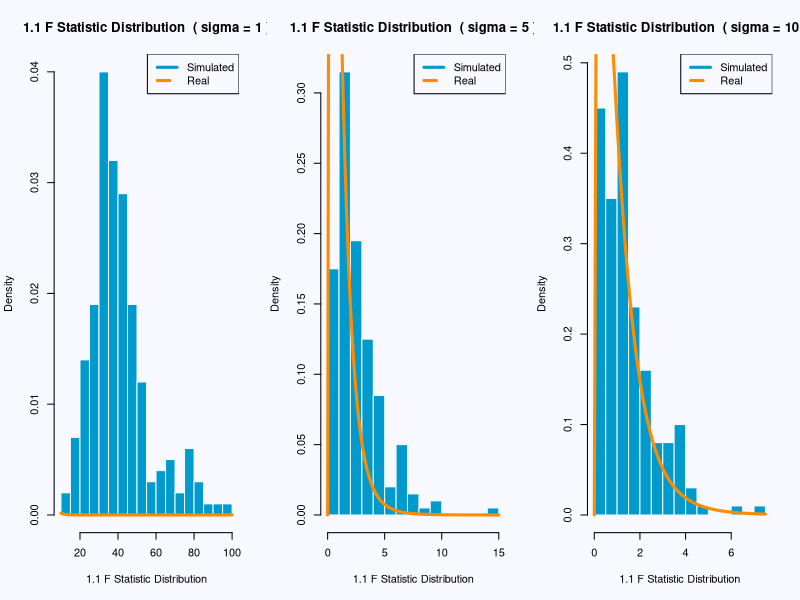
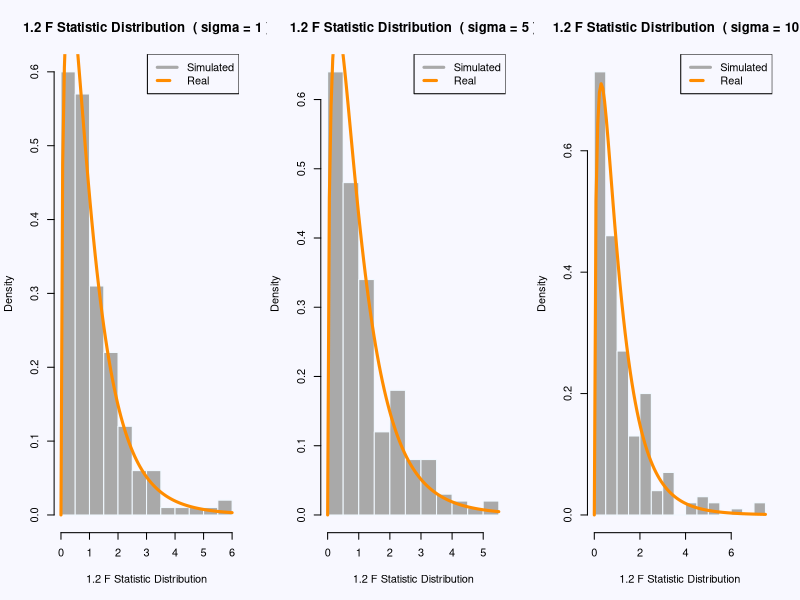
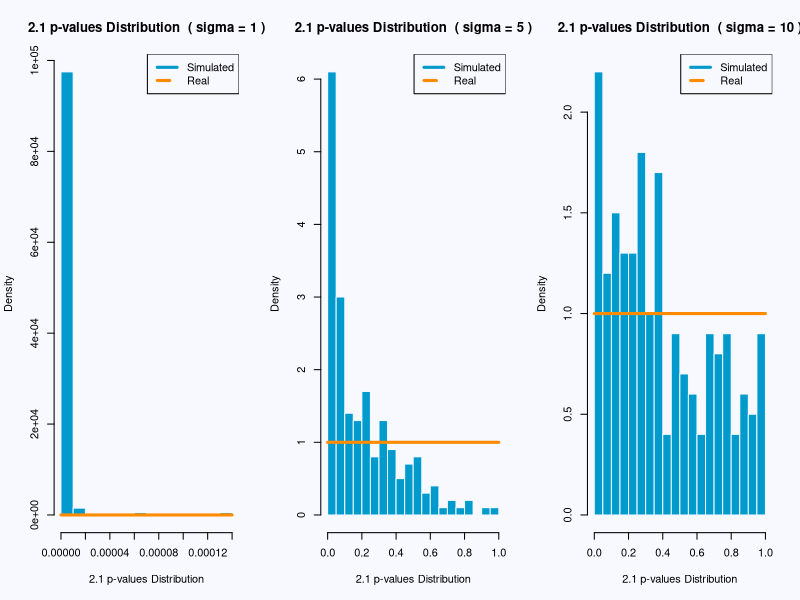
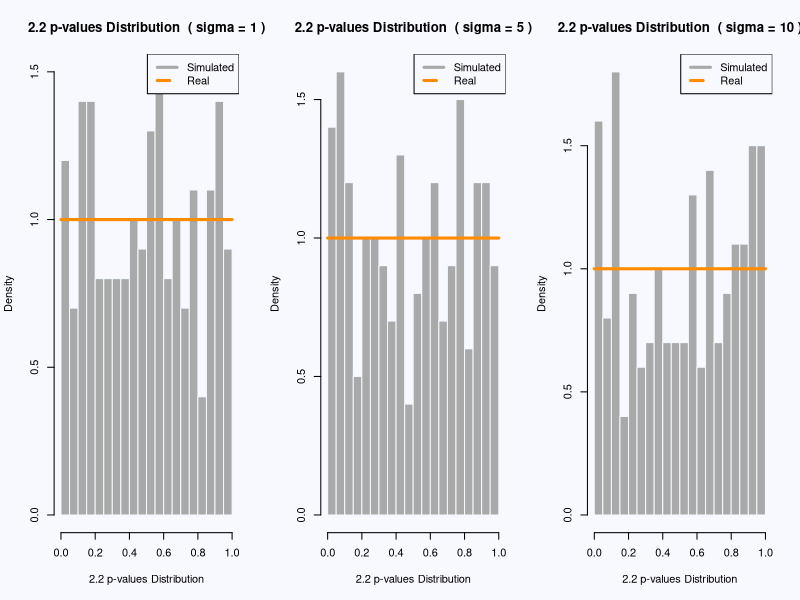
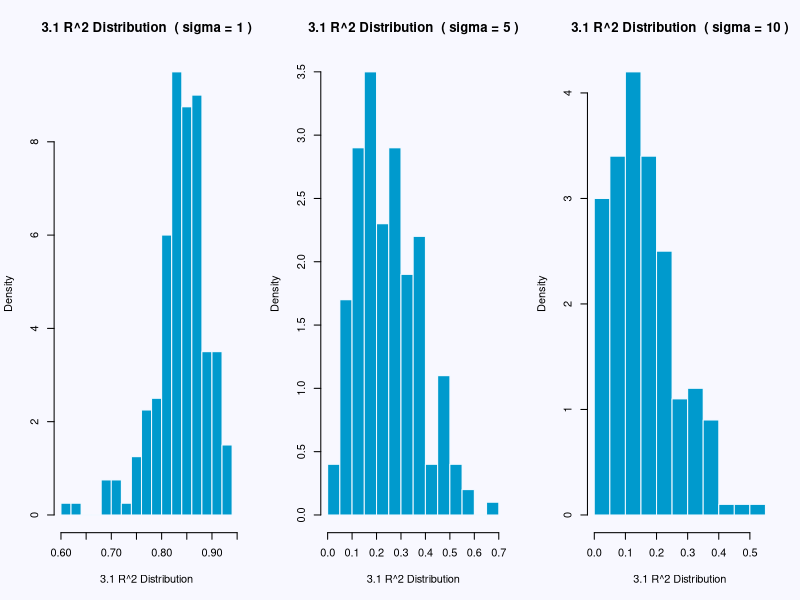
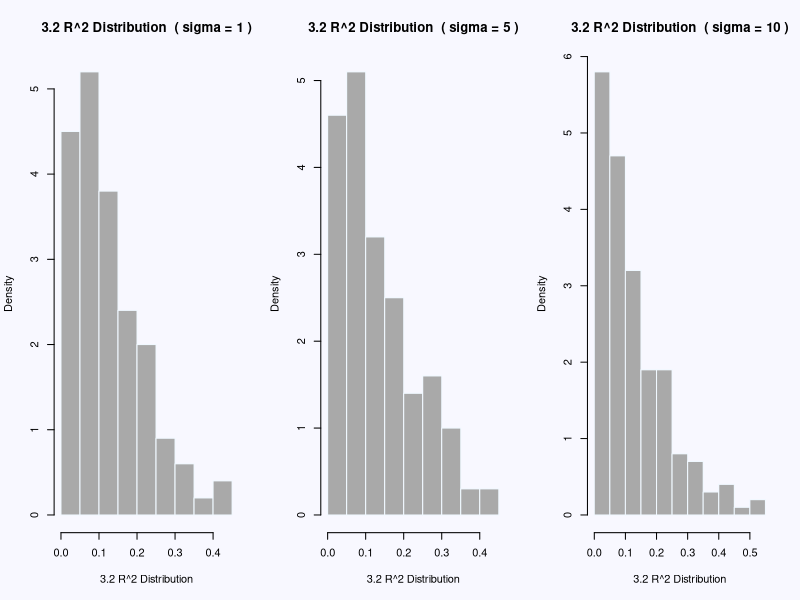

The R source for these figures, in order:
## ---- chunk 1
library(readr)
study1_data <- read_csv("./study_1.csv")

head(study1_data)

## ---- chunk 2
# Set a seed to have a stable generation of random numbers
birthday = 19820426
set.seed(birthday)
## ---- chunk 3
generate_mlr_data <- function(X, betas, sigma = 1) {
  n <- nrow(X)
  epsilon <- rnorm(n = n, mean = 0, sd = sigma)
  X_full <- as.matrix(cbind(1, X))
  X$y <- (X_full %*% betas) + epsilon
  as.data.frame(X)
}

## ---- chunk 4
loop_simulation <- function (X, betas, num_simulations = 2000, sigma = 1) {
  fstats <- rep(0, num_simulations)
  pvals <- rep(0, num_simulations)
  r2s <- rep(0, num_simulations)
  for (i in 1:num_simulations) {
    sim_data <- generate_mlr_data(X, matrix(betas), sigma)
    sim_model <- lm(y ~ ., data = sim_data)
    ft <- unname(summary(sim_model)$fstatistic)
    fstats[i] <- ft[1]
    pvals[i] <- 1 - pf(ft[1], df1 = ft[2], df2 = ft[3])
    r2s[i] <- summary(sim_model)$r.squared
  }
  list(
    fstats = fstats,
    pvals = pvals,
    r2s = r2s
    )
}

## ---- chunk 5
# Only take the predictor columns x_i
X <- study1_data[, 2:4]
# The beta values for the significant model
sig_betas <- c(3, 1, 1, 1)
# The beta values for the non-significant model
nosig_betas <- c(3, 0, 0, 0)
# The 3 sigma values to use on each model
sigma_1 <- 1
sigma_5 <- 5
sigma_10 <- 10

num_sims <- 200

# Simulations for the significant model 
signif_1 <- loop_simulation(X, sig_betas, num_simulations = num_sims, sigma_1)
signif_5 <- loop_simulation(X, sig_betas, num_simulations = num_sims, sigma_5)
signif_10 <- loop_simulation(X, sig_betas, num_simulations = num_sims, sigma_10)

# Simulations for the non-significant model 
nosignif_1 <- loop_simulation(X, nosig_betas, num_simulations = num_sims, sigma_1)
nosignif_5 <- loop_simulation(X, nosig_betas, num_simulations = num_sims, sigma_5)
nosignif_10 <- loop_simulation(X, nosig_betas, num_simulations = num_sims, sigma_10)

## ---- chunk 6
graph_helper <- function(simuldata, sigma, dist_curve = "", color, title) {
  hist(simuldata, probability = TRUE, breaks = 15,
     xlab = title, 
     main = paste(title," ( sigma =", sigma,")"), 
     col = color,
     border = "aliceblue")

  if(dist_curve == "f") {
    curve(df(x, df1 = 4 - 1, df2 = 25 - 4),
        col = "darkorange", 
        add = TRUE, lwd = 3
        )
  }
  
  if(dist_curve == "unif") {
    curve(dunif(x),
      col = "darkorange", 
      add = TRUE, lwd = 3
      )
  }
  
  if(dist_curve != "") {
    legend("topright", c("Simulated", "Real"), 
         lty = c(1, 2),
         lwd = 3,
         col = c(color, "darkorange"))
  }
}

## ---- chunk 7
par(mfrow=c(1, 3), bg="ghostwhite")
title <- "1.1 F Statistic Distribution"
graph_helper(signif_1$fstats, sigma_1, "f", color = "deepskyblue3", title)
graph_helper(signif_5$fstats, sigma_5, "f", color = "deepskyblue3", title)
graph_helper(signif_10$fstats, sigma_10, "f", color = "deepskyblue3", title)
## ---- chunk 8
par(mfrow=c(1, 3), bg="ghostwhite")
title <- "1.2 F Statistic Distribution"
graph_helper(nosignif_1$fstats, sigma_1, "f", color = "darkgray", title)
graph_helper(nosignif_5$fstats, sigma_5, "f", color = "darkgray", title)
graph_helper(nosignif_10$fstats, sigma_10, "f", color = "darkgray", title)
## ---- chunk 9
par(mfrow=c(1, 3), bg="ghostwhite")
title <- "2.1 p-values Distribution"
graph_helper(signif_1$pvals, sigma_1, "unif", color = "deepskyblue3", title)
graph_helper(signif_5$pvals, sigma_5, "unif", color = "deepskyblue3", title)
graph_helper(signif_10$pvals, sigma_10, "unif", color = "deepskyblue3", title)

## ---- chunk 10
par(mfrow=c(1, 3), bg="ghostwhite")
title <- "2.2 p-values Distribution"
graph_helper(nosignif_1$pvals, sigma_1, "unif", color = "darkgray", title)
graph_helper(nosignif_5$pvals, sigma_5, "unif", color = "darkgray", title)
graph_helper(nosignif_10$pvals, sigma_10, "unif", color = "darkgray", title)
## ---- chunk 11
par(mfrow=c(1, 3), bg="ghostwhite")
title <- "3.1 R^2 Distribution"
graph_helper(signif_1$r2s, sigma_1, color = "deepskyblue3", title = title)
graph_helper(signif_5$r2s, sigma_5, color = "deepskyblue3", title = title)
graph_helper(signif_10$r2s, sigma_10, color = "deepskyblue3", title = title)
## ---- chunk 12
par(mfrow=c(1, 3), bg="ghostwhite")
title <- "3.2 R^2 Distribution"
graph_helper(nosignif_1$r2s, sigma_1, color = "darkgray", title = title)
graph_helper(nosignif_5$r2s, sigma_5, color = "darkgray", title = title)
graph_helper(nosignif_10$r2s, sigma_10, color = "darkgray", title = title)
